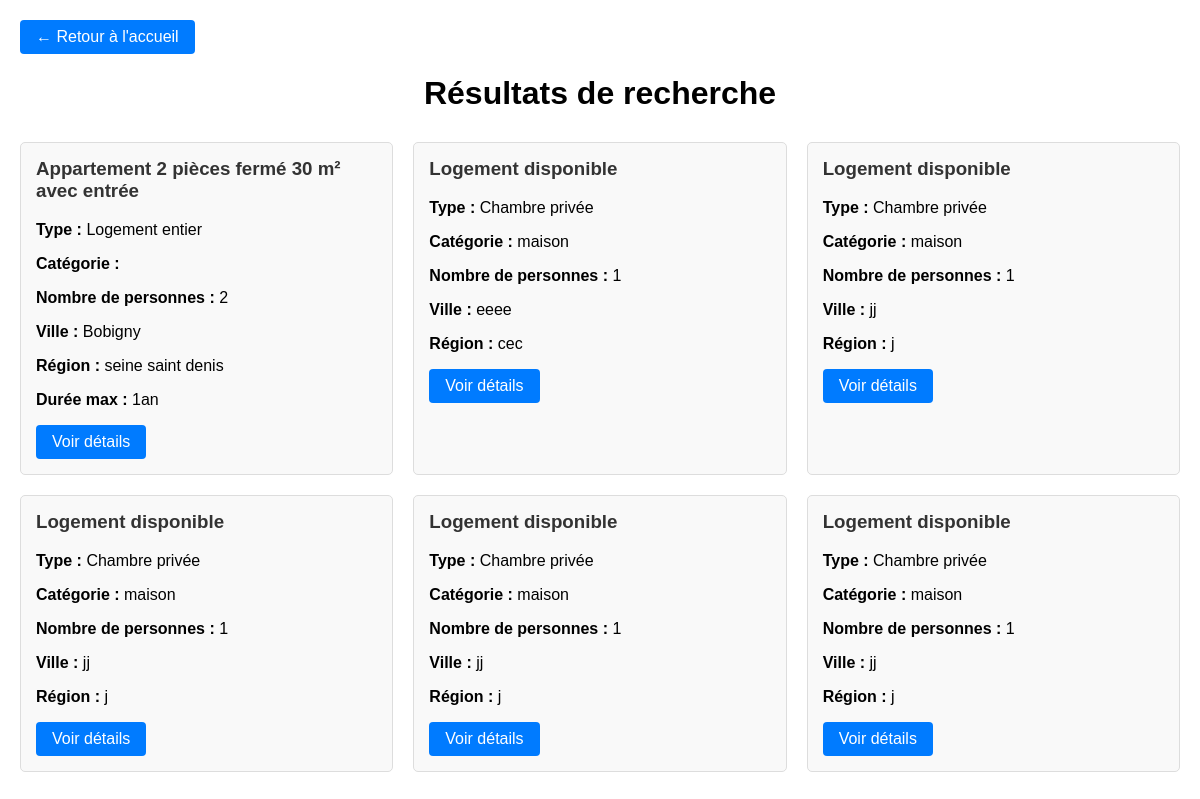
/searchPage/, run on an earlier commit of the app's database.
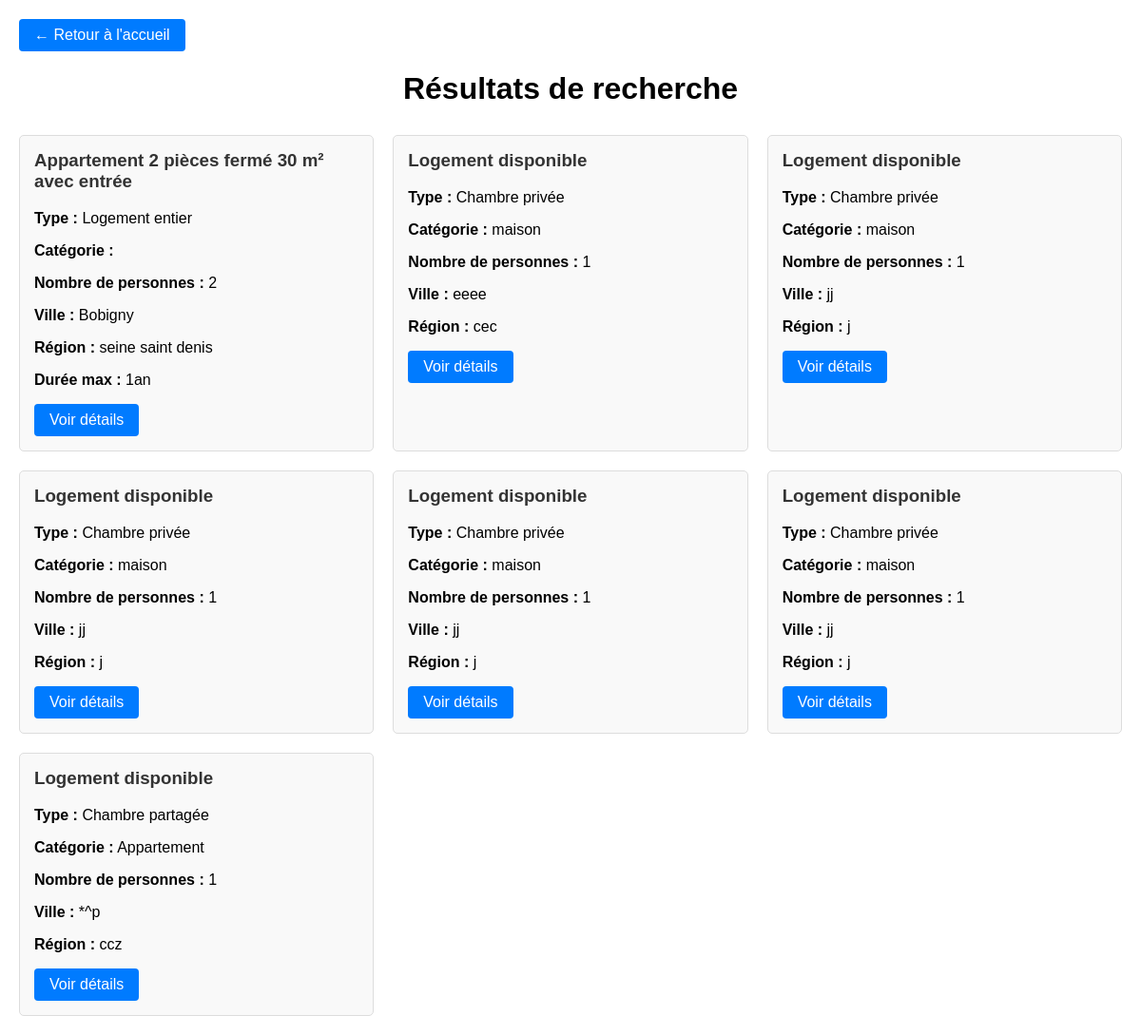
And on a later commit of the database.
### annonce/models.py (models this page shows)
class Annonce(models.Model):
    user = models.ForeignKey(
        settings.AUTH_USER_MODEL,
        null=True,
        on_delete=models.CASCADE,
        unique=False
    )
    class TypeHebergement(models.TextChoices):
        Appartemment = 'APPT', _('Appartemment')
        Maison = 'MAIS', _('Maison')
        Studio = 'STUD', _('Studio')
        Autre = 'OTHR', _('Autre')
    hebergement_choice = models.CharField(
        max_length=4,
        choices=TypeHebergement.choices,
        default=TypeHebergement.Appartemment,
        verbose_name="Type d'hébergement"
    )
    class TypeLocation(models.TextChoices):
        logement_entier = 'ENTR', _('Logement entier')
        chambre_privee = 'PRIV', _('Chambre privée')
        chambre_partagee = 'PART', _('Chambre partagée')
    type_location_choices = models.CharField(
        max_length=4,
        choices=TypeLocation.choices,
        default=TypeLocation.logement_entier,
        verbose_name="Location partielle ou totale"
    )
    categorie_logement = models.CharField(max_length=50, blank=True)
    titre_logement = models.CharField(max_length=50, blank=True)
    description = models.TextField(blank=True)
    nombre_personne = IntegerField(
        default=1,
        validators=[
            MaxValueValidator(20),
            MinValueValidator(1)
        ],
        blank=True
    )
    pieces_couchage = IntegerField(
        default=1,
        validators=[
            MaxValueValidator(10),
            MinValueValidator(1)
        ],
        blank=True
    )
    equipements = models.ManyToManyField(Equipements, blank=True)
    services = models.ManyToManyField(Services, blank=True)
    categorie_service = models.ManyToManyField(CategorieService, blank=True)
    charges = models.ManyToManyField(Charges, blank=True)
    dureeLocationMini = models.CharField(blank=True,null=True, max_length=50)
    dureeLocationMaxi = models.CharField(blank=True,null=True, max_length=50)
    loyer_tc = models.FloatField(max_length=50, blank=True, null=True)
    charges_loyer = models.FloatField(max_length=50, blank=True, null=True)
    reservation = models.OneToOneField(
        settings.AUTH_USER_MODEL,
        null=True,
        on_delete=models.CASCADE,
        unique=False,
        related_name = 'user_reserved'
    )
    reserved = models.BooleanField(default=False)
    address = models.OneToOneField(
        AdressAnnonce,
        on_delete=models.CASCADE,
        null=True,
    )

class AdressAnnonce(models.Model):
    rue = models.CharField(blank=True, max_length=20)
    voie = models.CharField(blank=True, max_length=35)
    ville = models.CharField(blank=True, max_length=20)
    region = models.CharField(blank=True, max_length=20)
    zipCode = models.CharField(blank=True, max_length=5)
    pays = models.CharField(blank=True, max_length=20)

### annonceMain/views.py (the view)
# urls.py: path('searchPage/', views.searchPage, name='searchPage'),
def searchPage(request):
    myFilter = Annonce.objects.all()
    image = ImageLogement.objects.all()
    query_ville = request.GET.get('query_ville')
    query_location = request.GET.get('query_location')
    query_locataires = request.GET.get('query_locataires')
    if query_ville != '' and query_ville is not None:
        myFilter = myFilter.filter(address__ville__icontains=query_ville)
    if query_locataires != '' and query_locataires is not None:
        myFilter = myFilter.filter(nombre_personne=query_locataires)
    if query_location != '' and query_location is not None:
        myFilter = myFilter.filter(dureeLocationMaxi=query_location)
    if query_ville != '' and query_ville is not None and query_locataires != '' and query_locataires is not None:
        myFilter = myFilter.filter(address__ville__icontains=query_ville, nombre_personne=query_locataires)
    if query_ville != '' and query_ville is not None and query_locataires != '' and query_locataires is not None and \
            query_location != '' and query_location is not None:
        myFilter = myFilter.filter(address__ville__icontains=query_ville, nombre_personne=query_locataires,
                                   dureeLocationMaxi = query_location)
    context = {'annonces': myFilter, 'image':image}
    return render(request, 'annonce/search/search_page.html', context)

### templates/annonce/search/search_page.html (shortened to what this page needs)
<!DOCTYPE html>
<html lang="fr">
<head>
</head>
<body>
    <div class="back-link">
        <a href="/" class="btn">← Retour à l'accueil</a>
    </div>
    <div class="header">
        <h1>Résultats de recherche</h1>
    </div>
    {% if annonces %}
    <div class="results-grid">
        {% for annonce in annonces %}
        <div class="annonce-card">
            <h3>{{ annonce.titre_logement|default:"Logement disponible" }}</h3>
            <p><strong>Type :</strong> {{ annonce.get_type_location_choices_display }}</p>
            <p><strong>Catégorie :</strong> {{ annonce.categorie_logement }}</p>
            <p><strong>Nombre de personnes :</strong> {{ annonce.nombre_personne }}</p>
            {% if annonce.address %}
                <p><strong>Ville :</strong> {{ annonce.address.ville }}</p>
                <p><strong>Région :</strong> {{ annonce.address.region }}</p>
            {% endif %}
            {% if annonce.dureeLocationMaxi %}
                <p><strong>Durée max :</strong> {{ annonce.dureeLocationMaxi }}</p>
            {% endif %}
            <a href="/annonce/detail_annonce/{{ annonce.id }}" class="btn">Voir détails</a>
        </div>
        {% endfor %}
    </div>
    {% else %}
    <div class="no-results">
        <h2>Aucun résultat trouvé</h2>
        <p>Essayez de modifier vos critères de recherche.</p>
        <a href="/" class="btn">Nouvelle recherche</a>
    </div>
    {% endif %}
</body>
</html>

### templates/annonce/search/search_page.html (style rules this page uses)
body { font-family: Arial, sans-serif; margin: 0; padding: 20px; }
.header { text-align: center; margin-bottom: 30px; }
.back-link { margin-bottom: 20px; }
.results-grid { display: grid; grid-template-columns: repeat(auto-fit, minmax(300px, 1fr)); gap: 20px; }
.annonce-card { border: 1px solid #ddd; border-radius: 5px; padding: 15px; background: #f9f9f9; }
.annonce-card h3 { margin-top: 0; color: #333; }
.btn { display: inline-block; padding: 8px 16px; background-color: #007bff; color: white; text-decoration: none; border-radius: 4px; }

What changed in the data, as far as the page shows it:
added Annonce: titre_logement "Logement disponible", type_location_choices "Chambre partagée", categorie_logement "Appartement", nombre_personne "1", address.ville "*^p", address.region "ccz"
